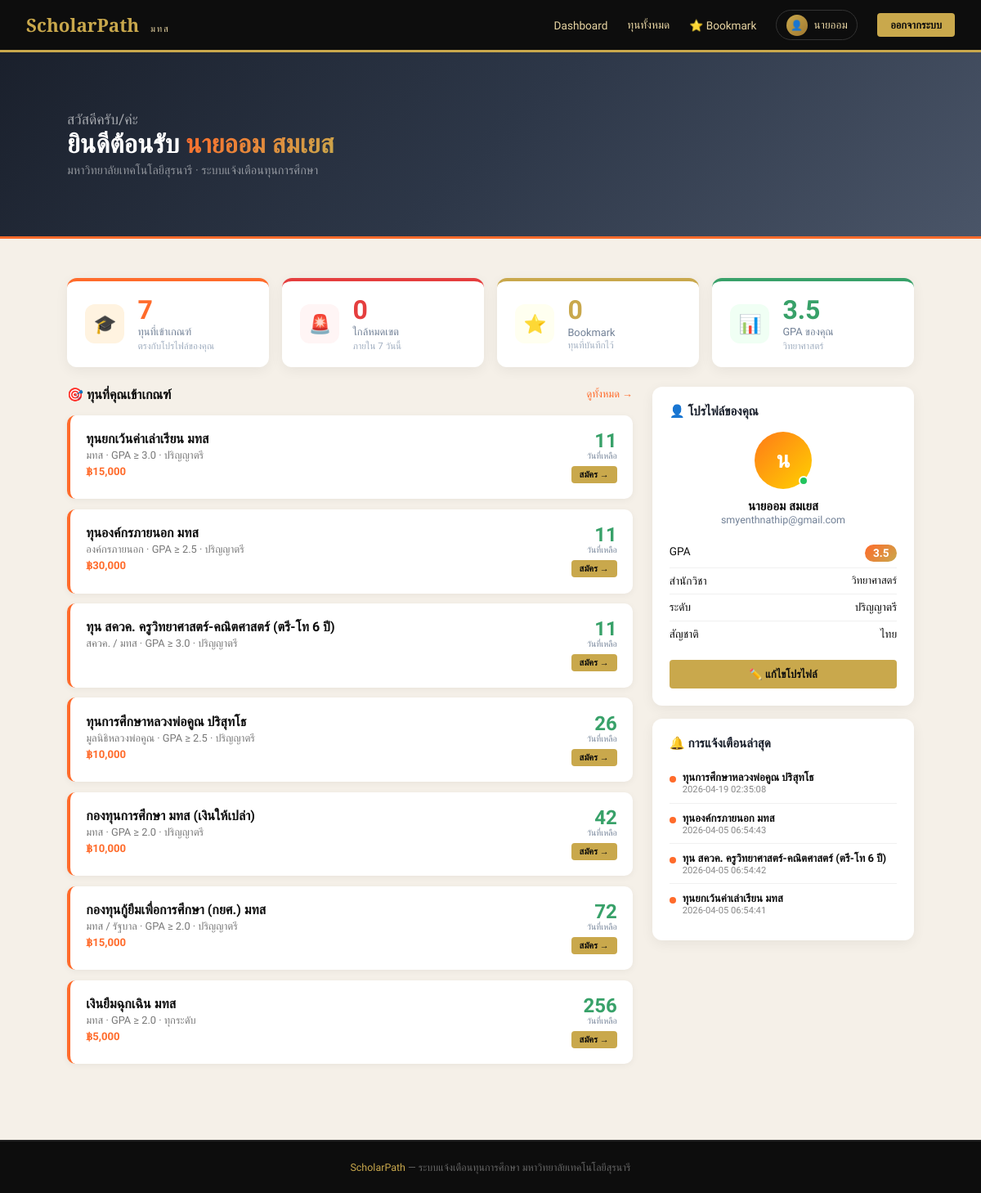
Screenshot of /dashboard (signed in) with the database file from the repository.
### tables this page shows
CREATE TABLE students (
            id          INTEGER PRIMARY KEY AUTOINCREMENT,
            name        TEXT NOT NULL,
            email       TEXT UNIQUE NOT NULL,
            password    TEXT NOT NULL,
            phone       TEXT,
            gpa         REAL DEFAULT 0.0,
            faculty     TEXT,
            level       TEXT,  -- ปริญญาตรี, โท, เอก
            nationality TEXT DEFAULT 'ไทย',
            created_at  TEXT DEFAULT (datetime('now'))
        );

CREATE TABLE scholarships (
            id           INTEGER PRIMARY KEY AUTOINCREMENT,
            title        TEXT NOT NULL,
            description  TEXT,
            source       TEXT,
            amount       REAL,
            min_gpa      REAL DEFAULT 0.0,
            faculty      TEXT DEFAULT 'ทุกคณะ',
            level        TEXT DEFAULT 'ทุกระดับ',
            nationality  TEXT DEFAULT 'ทุกสัญชาติ',
            deadline     TEXT NOT NULL,
            apply_url    TEXT,
            is_active    INTEGER DEFAULT 1,
            created_at   TEXT DEFAULT (datetime('now'))
        );

CREATE TABLE notifications (
            id               INTEGER PRIMARY KEY AUTOINCREMENT,
            student_id       INTEGER,
            scholarship_id   INTEGER,
            type             TEXT,  -- new, 30days, 7days, 1day
            sent_at          TEXT DEFAULT (datetime('now')),
            status           TEXT DEFAULT 'sent',
            FOREIGN KEY (student_id) REFERENCES students(id),
            FOREIGN KEY (scholarship_id) REFERENCES scholarships(id)
        );

### app.py (the view)
@app.route("/dashboard")
def dashboard():
    if "student_id" not in session:
        return redirect(url_for("login"))
    conn   = get_connection()
    cursor = conn.cursor()
    cursor.execute("SELECT * FROM students WHERE id = ?", (session["student_id"],))
    student_row = cursor.fetchone()
    if not student_row:
        session.clear()
        return redirect(url_for("login"))
    student = dict(student_row)
    cursor.execute("""
        SELECT * FROM scholarships
        WHERE is_active = 1
        AND deadline >= date('now')
        AND min_gpa <= ?
        AND (level = 'ทุกระดับ' OR level = ?)
        AND (nationality = 'ทุกสัญชาติ' OR nationality = ?)
        AND (faculty = 'ทุกคณะ' OR faculty = ?)
        ORDER BY deadline ASC
    """, (student["gpa"], student["level"], student["nationality"], student["faculty"]))
    my_scholarships = []
    for s in cursor.fetchall():
        s = dict(s)
        s["days_left"] = get_days_left(s["deadline"])
        my_scholarships.append(s)
    cursor.execute("""
        SELECT scholarship_id FROM bookmarks WHERE student_id = ?
    """, (session["student_id"],))
    bookmarked_ids = {row["scholarship_id"] for row in cursor.fetchall()}
    cursor.execute("""
        SELECT n.*, s.title
        FROM notifications n
        JOIN scholarships s ON n.scholarship_id = s.id
        WHERE n.student_id = ?
        ORDER BY n.sent_at DESC
        LIMIT 5
    """, (session["student_id"],))
    notifications = [dict(n) for n in cursor.fetchall()]
    conn.close()
    return render_template(
        "dashboard.html",
        student=student,
        scholarships=my_scholarships,
        notifications=notifications,
        bookmarked_ids=bookmarked_ids
    )

### app.py (called while the page is built)
def get_days_left(deadline_str):
    try:
        deadline = datetime.strptime(deadline_str, "%Y-%m-%d").date()
        return (deadline - date.today()).days
    except Exception:
        return 9999

### database.py (called while the page is built)
def get_connection():
    conn = sqlite3.connect(DB_NAME)
    conn.row_factory = sqlite3.Row
    return conn

### templates/dashboard.html (shortened to what this page needs)
{% extends "base.html" %}
{% block content %}
<div class="hero-banner">
  <div class="container">
    <div class="hero-greeting">สวัสดีครับ/ค่ะ</div>
    <div class="hero-name">
      ยินดีต้อนรับ <span>{{ student.name | default("Student") }}</span>
    </div>
    <div style="color:rgba(255,255,255,.5); font-size:0.9rem; margin-top:0.3rem;">
      มหาวิทยาลัยเทคโนโลยีสุรนารี · ระบบแจ้งเตือนทุนการศึกษา
    </div>
  </div>
</div>
<div class="container" style="padding-top:1.5rem; padding-bottom:2rem;">
  {% set urgent_count = scholarships | selectattr('days_left', 'le', 7) | list | length %}
  {% set bookmark_count = bookmarked_ids | length %}
  <div class="stats-grid">
    <div class="stat-card orange animate-fade-up delay-1">
      <div class="stat-icon-box orange">🎓</div>
      <div>
        <div class="stat-num orange">{{ scholarships | length }}</div>
        <div class="stat-label">ทุนที่เข้าเกณฑ์</div>
        <div class="stat-sub">ตรงกับโปรไฟล์ของคุณ</div>
      </div>
    </div>
    <div class="stat-card red animate-fade-up delay-2">
      <div class="stat-icon-box red">🚨</div>
      <div>
        <div class="stat-num red">{{ urgent_count }}</div>
        <div class="stat-label">ใกล้หมดเขต</div>
        <div class="stat-sub">ภายใน 7 วันนี้</div>
      </div>
    </div>
    <div class="stat-card gold animate-fade-up delay-3">
      <div class="stat-icon-box gold">⭐</div>
      <div>
        <div class="stat-num gold">{{ bookmark_count }}</div>
        <div class="stat-label">Bookmark</div>
        <div class="stat-sub">ทุนที่บันทึกไว้</div>
      </div>
    </div>
    <div class="stat-card green animate-fade-up delay-4">
      <div class="stat-icon-box green">📊</div>
      <div>
        <div class="stat-num green">{{ student.gpa }}</div>
        <div class="stat-label">GPA ของคุณ</div>
        <div class="stat-sub">{{ student.faculty }}</div>
      </div>
    </div>
  </div>
  <div class="dashboard-grid">
    <div>
      <div class="section-header">
        <h3>🎯 ทุนที่คุณเข้าเกณฑ์</h3>
        <a href="/scholarships">ดูทั้งหมด →</a>
      </div>
      {% if scholarships %}
      {% for s in scholarships %}
      <div class="scholarship-card {% if s.days_left <= 1 %}urgent{% elif s.days_left <= 7 %}soon{% endif %}">
        <div style="flex:1;">
          <div class="s-title">
            {% if s.apply_url %}
            <a href="{{ s.apply_url }}" target="_blank" style="text-decoration:none; color:inherit;">
              {{ s.title }}
            </a>
            {% else %}
            {{ s.title }}
            {% endif %}
          </div>
          <div style="font-size:.8rem; color:#777; margin-top:3px;">
            {{ s.source }} · GPA ≥ {{ s.min_gpa }} · {{ s.level }}
          </div>
          {% if s.amount and s.amount > 0 %}
          <div style="font-size:.82rem; color:#ff6b2b; font-weight:600; margin-top:4px;">
            ฿{{ "{:,.0f}".format(s.amount) }}
          </div>
          {% endif %}
        </div>
        <div style="text-align:right; min-width:80px;">
          {% if s.days_left <= 1 %} <div class="days-badge urgent">{{ s.days_left }}</div>
        <div style="font-size:.65rem; color:#e53e3e; font-weight:600;">วัน — ด่วน!</div>
        {% elif s.days_left <= 7 %} <div class="days-badge soon">{{ s.days_left }}
      </div>
      <div style="font-size:.65rem; color:#ed8936;">วันที่เหลือ</div>
      {% else %}
      <div class="days-badge normal">{{ s.days_left }}</div>
      <div style="font-size:.65rem; color:#718096;">วันที่เหลือ</div>
      {% endif %}
      {% if s.apply_url %}
      <a href="{{ s.apply_url }}" target="_blank" class="btn btn-primary"
        style="margin-top:6px; font-size:11px; padding:4px 10px;">
        สมัคร →
      </a>
      {% endif %}
    </div>
  </div>
  {% endfor %}
  {% endif %}
</div>
<div>
  <div class="sidebar-card">
    <div class="sidebar-title">👤 โปรไฟล์ของคุณ</div>
    <div style="display:flex; flex-direction:column; align-items:center; margin-bottom:1rem;">
      <div class="profile-avatar">
        {{ student.name[0] | upper }}
        <div class="online-status"></div>
      </div>
      <div style="font-weight:700; font-size:0.95rem;">{{ student.name }}</div>
      <div style="font-size:0.78rem; color:#718096;">{{ student.email }}</div>
    </div>
    <div>
      <div class="profile-row">
        <span>GPA</span>
        <span class="gpa-badge">{{ student.gpa }}</span>
      </div>
      <div class="profile-row">
        <span>สำนักวิชา</span>
        <span style="font-size:0.8rem; text-align:right; max-width:160px;">{{ student.faculty }}</span>
      </div>
      <div class="profile-row">
        <span>ระดับ</span>
        <span>{{ student.level }}</span>
      </div>
      <div class="profile-row">
        <span>สัญชาติ</span>
        <span>{{ student.nationality }}</span>
      </div>
    </div>
    <a href="/profile" class="btn btn-primary"
      style="width:100%; justify-content:center; margin-top:1rem; font-size:0.82rem;">
      ✏️ แก้ไขโปรไฟล์
    </a>
  </div>
  <div class="sidebar-card">
    <div class="sidebar-title">🔔 การแจ้งเตือนล่าสุด</div>
    {% if notifications %}
    {% for n in notifications %}
    <div class="notif-item">
      <div class="notif-dot"></div>
      <div>
        <div style="font-weight:600;">{{ n.title }}</div>
        <div style="font-size:.7rem; color:#888;">{{ n.sent_at }}</div>
      </div>
    </div>
    {% endfor %}
    {% else %}
    <div style="text-align:center; color:#888; padding:1rem 0; font-size:0.85rem;">
      📭 ยังไม่มีการแจ้งเตือน
    </div>
    {% endif %}
  </div>
</div>
</div>
</div>
{% endblock %}

### templates/base.html (shortened to what this page needs)
<!DOCTYPE html>
<html lang="th">
<head>
</head>
<body>
  {% if session.student_name %}
  <nav>
    <a href="/dashboard" class="logo">ScholarPath <span>มทส</span></a>
    <div class="nav-links">
      <a href="/dashboard">Dashboard</a>
      <a href="/scholarships">ทุนทั้งหมด</a>
      <a href="/bookmarks">⭐ Bookmark</a>
      <a href="/profile" class="nav-profile">
        <div class="nav-profile-avatar">👤</div>
        {{ session.student_name.split()[0] }}
      </a>
      <a href="/logout" class="btn">ออกจากระบบ</a>
    </div>
  </nav>
  {% endif %}
  {% block content %}{% endblock %}
  <footer>
    <span>ScholarPath</span> — ระบบแจ้งเตือนทุนการศึกษา มหาวิทยาลัยเทคโนโลยีสุรนารี
  </footer>
</body>
</html>

### templates/base.html (style rules this page uses)
:root { --ink: #0d0d0d; --gold: #c9a84c; --gold-light: #e8d5a3; --paper: #f5f0e8; --cream: #fdf8ef; --border: #d4c9a8; --rust: #8b3a2a; --sage: #4a6741; --dark: #1a202c; --dark2: #2d3748; --dark3: #4a5568; --orange: #ff6b2b; --orange-light: #fff3e0; --white: #ffffff; --light: #f7fafc; --text: #2d3748; --text-light: #718096; --radius: 12px; --shadow: 0 10px 25px rgba(0, 0, 0, 0.1); }
.animate-fade-up { animation: fadeUp 0.6s ease forwards; opacity: 0; }
.delay-1 { animation-delay: 0.1s; }
.delay-2 { animation-delay: 0.2s; }
.delay-3 { animation-delay: 0.3s; }
.delay-4 { animation-delay: 0.4s; }
* { margin: 0; padding: 0; box-sizing: border-box; }
body { font-family: 'Sarabun', sans-serif; background: var(--paper); color: var(--ink); min-height: 100vh; }
nav { background: var(--ink); padding: 0 2rem; height: 64px; display: flex; align-items: center; justify-content: space-between; border-bottom: 3px solid var(--gold); position: sticky; top: 0; z-index: 100; }
.logo { font-family: 'Playfair Display', serif; font-size: 1.4rem; font-weight: 900; color: var(--gold); text-decoration: none; }
.logo span { font-size: 0.7rem; color: var(--gold-light); font-family: 'Sarabun', sans-serif; font-weight: 300; letter-spacing: 0.15em; margin-left: 0.5rem; }
.nav-links { display: flex; align-items: center; gap: 1.5rem; }
.nav-links a { color: var(--gold-light); text-decoration: none; font-size: 0.85rem; transition: color 0.2s; }
.nav-links a.btn { background: var(--gold); color: var(--ink); padding: 0.4rem 1rem; font-weight: 600; font-size: 0.8rem; border-radius: 4px; }
.nav-profile { display: flex; align-items: center; gap: 0.5rem; color: var(--gold-light); text-decoration: none; font-size: 0.85rem; padding: 0.3rem 0.7rem; border: 1px solid #333; border-radius: 20px; transition: all 0.2s; }
.nav-profile-avatar { width: 26px; height: 26px; background: linear-gradient(135deg, var(--gold), #a07830); border-radius: 50%; display: flex; align-items: center; justify-content: center; font-size: 0.75rem; }
.container { max-width: 1100px; margin: 0 auto; padding: 2rem; }
.btn-primary { background: var(--gold); color: var(--ink); border: none; padding: 0.6rem 1.5rem; font-family: 'Sarabun', sans-serif; font-size: 0.85rem; font-weight: 600; cursor: pointer; text-decoration: none; display: inline-flex; align-items: center; gap: 0.4rem; transition: all 0.2s; border-radius: 4px; }
footer { background: var(--ink); color: #666; text-align: center; padding: 1.5rem; font-size: 0.78rem; border-top: 2px solid #222; margin-top: 3rem; }
footer span { color: var(--gold); }

### rows the page displays
students: name "นายออม สมเยส", gpa "3.5", faculty "วิทยาศาสตร์", name "น", email "smyenthnathip@gmail.com", level "ปริญญาตรี", nationality "ไทย"
scholarships: title "ทุนยกเว้นค่าเล่าเรียน มทส", source "มทส", min_gpa "3.0", level "ปริญญาตรี", amount "15,000", days_left "11"
scholarships: title "ทุนองค์กรภายนอก มทส", source "องค์กรภายนอก", min_gpa "2.5", level "ปริญญาตรี", amount "30,000", days_left "11"
scholarships: title "ทุน สควค. ครูวิทยาศาสตร์-คณิตศาสตร์ (ตรี-โท 6 ปี)", source "สควค. / มทส", min_gpa "3.0", level "ปริญญาตรี", days_left "11"
scholarships: title "ทุนการศึกษาหลวงพ่อคูณ ปริสุทโธ", source "มูลนิธิหลวงพ่อคูณ", min_gpa "2.5", level "ปริญญาตรี", amount "10,000", days_left "26"
scholarships: title "กองทุนการศึกษา มทส (เงินให้เปล่า)", source "มทส", min_gpa "2.0", level "ปริญญาตรี", amount "10,000", days_left "42"
scholarships: title "กองทุนกู้ยืมเพื่อการศึกษา (กยศ.) มทส", source "มทส / รัฐบาล", min_gpa "2.0", level "ปริญญาตรี", amount "15,000", days_left "72"
scholarships: title "เงินยืมฉุกเฉิน มทส", source "มทส", min_gpa "2.0", level "ทุกระดับ", amount "5,000", days_left "256"
notifications: title "ทุนการศึกษาหลวงพ่อคูณ ปริสุทโธ", sent_at "2026-04-19 02:35:08"
notifications: title "ทุนองค์กรภายนอก มทส", sent_at "2026-04-05 06:54:43"
notifications: title "ทุน สควค. ครูวิทยาศาสตร์-คณิตศาสตร์ (ตรี-โท 6 ปี)", sent_at "2026-04-05 06:54:42"
notifications: title "ทุนยกเว้นค่าเล่าเรียน มทส", sent_at "2026-04-05 06:54:41"

### other values shown
{{ session.student_name.split()[0] }} "นายออม"
{{ scholarships | length }} "7"
{{ urgent_count }} "0"
{{ bookmark_count }} "0"
